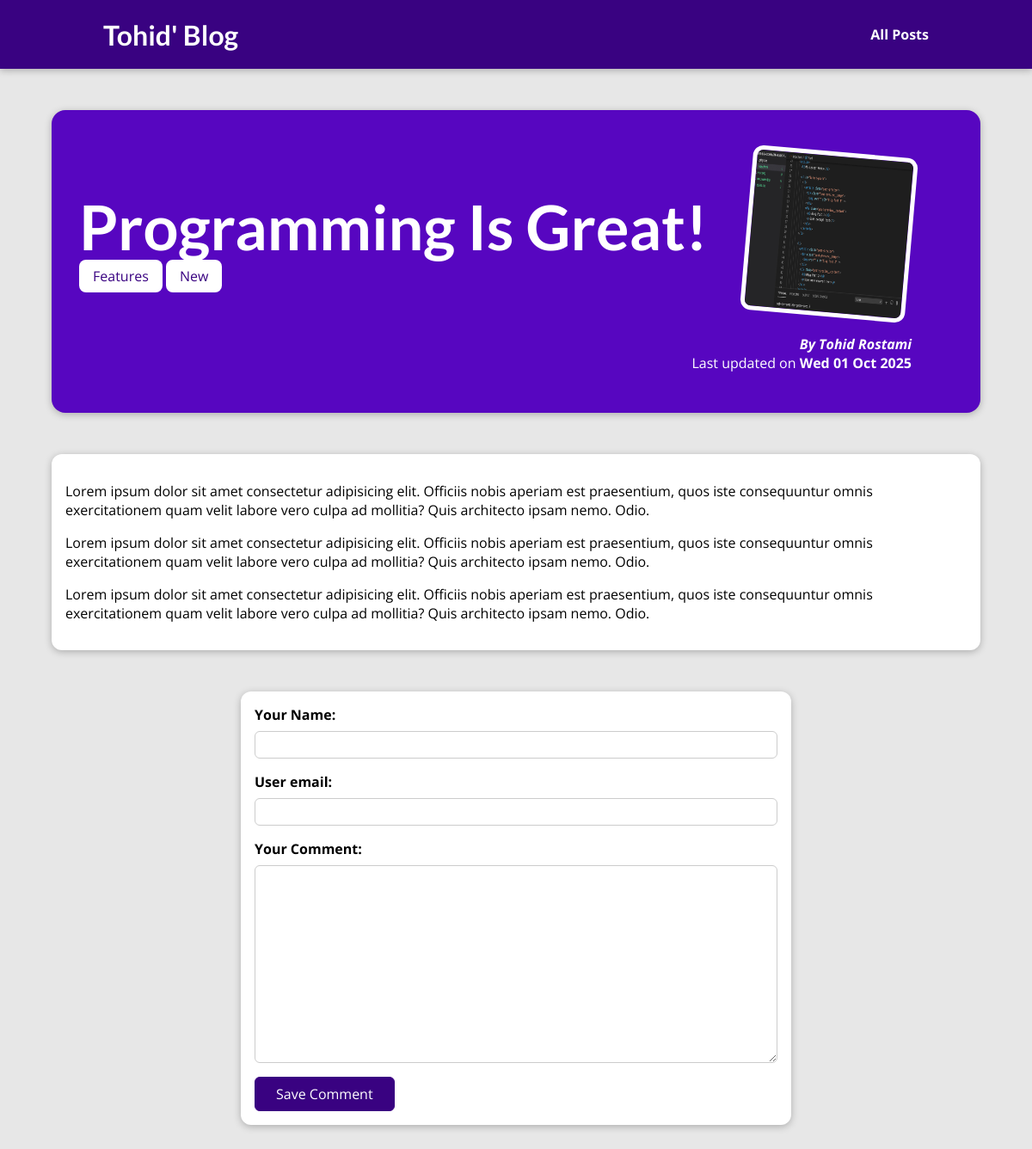
Page /posts/programming-is-fun on the committed database.
### blog/models.py (models this page shows, shortened)
class Post(models.Model):
    title= models.CharField(max_length=150)
    excerpt = models.CharField(max_length=200)
    image = models.ImageField(upload_to="posts", null=True)
    date = models.DateField(auto_now=True)
    slug = models.SlugField(unique=True, db_index=True)
    content = models.TextField(validators=[MinLengthValidator(10)])
    author = models.ForeignKey(Author, on_delete=models.SET_NULL, null=True, related_name="posts")
    tags = models.ManyToManyField(Tag)

class Tag(models.Model):
    caption = models.CharField(max_length=20)

class Author(models.Model):
    first_name = models.CharField(max_length=100)
    last_name = models.CharField(max_length=100)
    email_address = models.EmailField()
    def full_name(self):
        return f"{self.first_name} {self.last_name}"
    def __str__(self):
        return self.full_name()

### blog/views.py (the view)
# urls.py: path("posts/<slug:slug>", views.SingelPostView.as_view(), name="post-detail-page")
class SingelPostView(DetailView):
    template_name="blog/post-detail.html"
    model=Post
    def get_context_data(self, **kwargs):
        context = super().get_context_data(**kwargs)
        context["post_tags"] = self.object.tags.all()
        context["comment_form"] = CommentForm()
        return context

### blog/forms.py
class CommentForm(forms.ModelForm):
    class Meta:
        model=Comment
        exclude=["post"]
        labels = {
            "user_name": "Your Name",
            "user_mail": "Your Email",
            "text": "Your Comment",
        }

### blog/templates/blog/post-detail.html (shortened to what this page needs)
{% extends "base.html" %}
{% load static %}
{% block css_files %}
<link rel="stylesheet" href="{% static "blog/post-detail.css" %}" />
{% endblock %}
{% block content %}
<section id="summary">
  <h2>{{ post.title }}</h2>
  <div>
    {% for tag in post_tags %}
      <span class="tag">{{ tag.caption }}</span>
    {% endfor %}
  </div>
  <article>
    <img src="{{ post.image.url }}" alt="Post Title" />
    <address>By <a href="mailto:{{ post.author.email_address }}">{{ post.author }}</a></address>
    <div>Last updated on <time>{{ post.date|date:"D d M Y" }}</time></div>
  </article>
</section>
<main>
  {{ post.content|linebreaks }}
</main>
<div>
  <form action="{% url "post-detail-page" post.slug %}" method="POST" id="comment-form">
    {% for form_field in comment_form %}
      <div class="form-control">
        {{ form_field.label_tag }}
        {{ form_field }}
      </div>
    {% endfor %}
    <button>Save Comment</button>
  </form>
</div>
{% endblock %}

### static/app.css (style rules this page uses)
* { box-sizing: border-box; }
html { font-family: 'Open Sans', 'Lato', sans-serif; }
body { margin: 0; }
h1, h2, h3 { font-family: 'Lato', sans-serif; font-weight: bold; }

### blog/static/blog/post-detail.css (style rules this page uses)
body { background-color: #e7e7e7; }
#summary { margin: 8rem auto 3rem auto; padding: 2rem; width: 90%; max-width: 90rem; border-radius: 16px; background-color: #5706c0; position: relative; box-shadow: 0 2px 8px rgba(0, 0, 0, 0.25); height: 22rem; }
#summary h2 { color: white; font-size: 4.5rem; margin-bottom: 0.25rem; }
#summary article { position: absolute; top: 2rem; right: 3rem; padding: 1rem 2rem; border-radius: 12px; text-align: right; color: white; }
#summary article img { width: 12rem; height: 12rem; border-radius: 12px; transform: rotateZ(5deg); border: 5px solid white; margin-bottom: 1rem; }
#summary address { font-weight: bold; }
#summary a { color: white; text-decoration: none; }
#summary time { font-weight: bold; }
main { width: 90%; max-width: 90rem; margin: 3rem auto; background-color: white; padding: 1rem; border-radius: 12px; box-shadow: 0 2px 8px rgba(0, 0, 0, 0.25); }
.tag { background-color: white; color: #390281; padding: 0.5rem 1rem; border-radius: 8px; }
#comment-form { margin: 3rem auto; width: 90%; max-width: 40rem; border-radius: 12px; background-color: white; box-shadow: 0 2px 8px rgba(0, 0, 0, 0.25); padding: 1rem; }
#comment-form button { font: inherit; background-color: #390281; color: white; border: 1px solid #390281; padding: 0.5rem 1.5rem; border-radius: 6px; cursor: pointer; }
.form-control { margin-bottom: 1rem; }
.form-control label { font-weight: bold; margin-bottom: 0.5rem; display: block; }
.form-control input, .form-control textarea { display: block; width: 100%; font: inherit; padding: 0.25rem; border-radius: 6px; border: 1px solid #ccc; }

### rows in the picture
Post: title "Programming Is Great!", image (picture), author "Tohid Rostami", date "Wed 01 Oct 2025", content "Lorem ipsum dolor sit amet consectetur adipisicing elit. Officiis nobis aperiam est praesentium, quos iste consequuntur omnis exercitationem quam velit labore vero culpa ad mollitia? Quis architecto ipsam nemo. Odio. Lorem ipsum dolor sit amet consectetur adipisicing elit. Officiis nobis aperiam est praesentium, quos iste consequuntur omnis exercitationem quam velit labore vero culpa ad mollitia? Quis architecto ipsam nemo. Odio. Lorem ipsum dolor sit amet consectetur adipisicing elit. Officiis nobis aperiam est praesentium, quos iste consequuntur omnis exercitationem quam velit labore vero culpa ad mollitia? Quis architecto ipsam nemo. Odio."
Tag: caption "Features"
Tag: caption "New"
